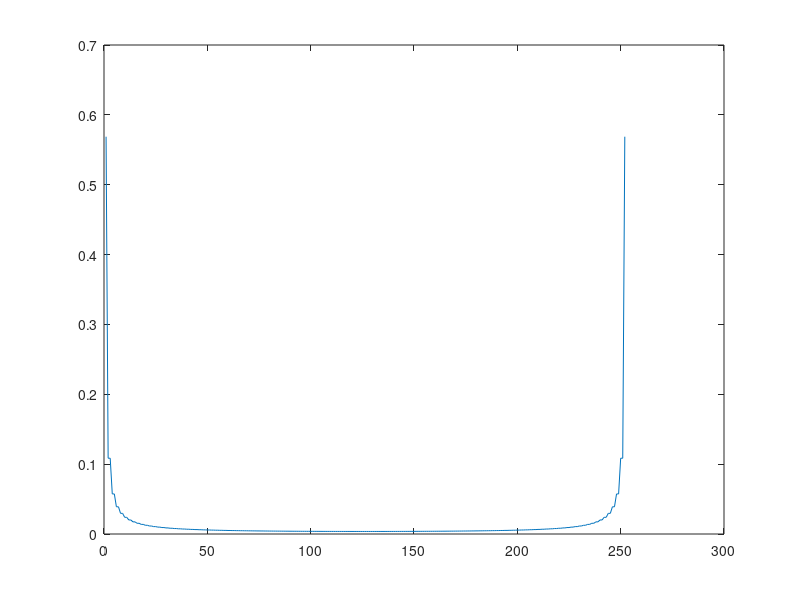

This figure's MATLAB source: (Note: this script raises an error after producing the figure.)

% [input h1]=readda('crc_proj.da');
% [output h2]=readda('crc_fproj.da');
% [myfilter h3]=readda('my_filter.da');
% [fftfilter h4]=readda('fft_filter.da');
ndet = 252;
%N_N = 512;
%fs = 1/N_N;
% dt = fs;
Tmax=36.4372;
%dt = 3.458580;
dt = ndet/(2*Tmax);
tu = dt;
n=1:1:128*4;

N = -64*4:1:64*4-1;
for i =1:length(n)
    if(N(i) ==0)
        h(i)= 1/(4*(tu^2));
    elseif (mod(N(i),2)==0)
        h(i)= 0;
    else
        h(i)=-1/(N(i)^2*pi^2*tu^2);
    end
end

h=ifftshift(h)*dt*pi;
% plot(h);hold; plot(myfilter,'r');
input_padded = zeros(128,512);
input_padded(:,1:252)=input;

for i=1:128
    Q1(i,:) = real(ifft(fft(input_padded(i,:),512,2).*fft(h),512,2));
end
Qout = zeros(128,252);
Qout = Q1(:,1:252);
figure
plot(Qout(1,:)); hold; plot(output(1,:),'r');


        